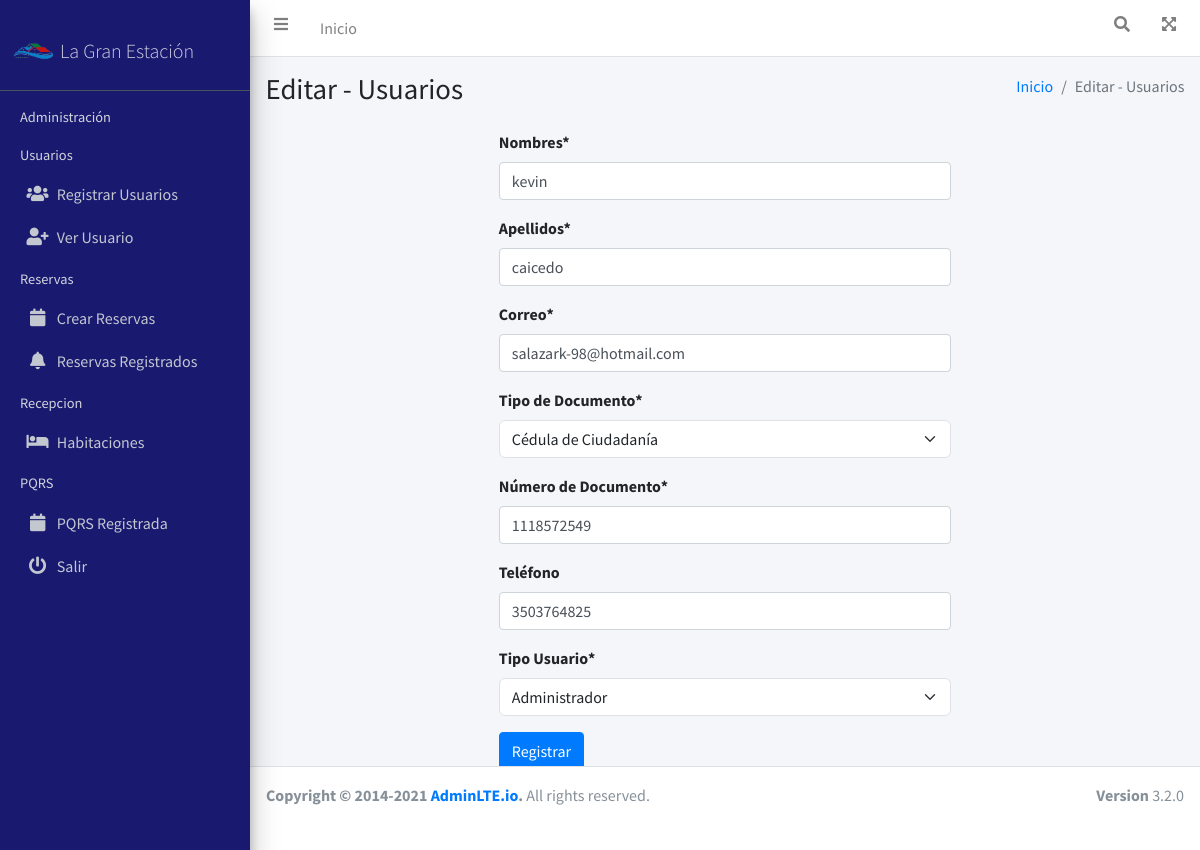
The page /user/user-editar/1 on the database its author committed.
### usuarios/models.py (models this page shows)
class Usuario(models.Model):
    nombres=models.CharField(max_length=45, verbose_name="Nombres")
    apellidos=models.CharField(max_length=45, verbose_name="Apellidos")
    email= models.EmailField(max_length=150, verbose_name='correo')
    class TipoDocumento(models.TextChoices):
        CC='C.C', _('Cédula de Ciudadanía')
        CE='C.E', _('Cédula de Extrangeriía')
        PP='P.P', _('Pasaporte')
        TI='T.I', _('Tarjeta de Identidad')
        OT='Otro', _('Otro Tipo de Documento')
    tipoDocumento=models.CharField(max_length=5, choices=TipoDocumento.choices, default=TipoDocumento.CC, verbose_name="Tipo de Documento")
    numeroDocumento=models.CharField(max_length=45, unique=True, verbose_name="Número de Documento")
    telefono=models.CharField(max_length=15, verbose_name="Teléfono", blank=True)
    class tipoUsuario(models.TextChoices):
        Administrador='Administrador', _('Administrador')
        Empleado='Empleado', _('Empleado')
    tipoUsuario=models.CharField(max_length=13, choices=tipoUsuario.choices, default=tipoUsuario.Empleado, verbose_name="Tipo Usuario")
    class Estado(models.TextChoices):
        ACTIVO=1, ('Activo')
        INACTIVO=0, ('Inactivo')
    estado=models.CharField(max_length=1, choices=Estado.choices, default=Estado.ACTIVO, verbose_name="Estado")
    user=models.ForeignKey(User, on_delete= models.CASCADE)

### usuarios/views.py (the view)
# urls.py: path('user-editar/<int:pk>',usuarios_editar,name="usuarios-editar"),
def usuarios_editar(request, pk):
    titulo="Editar - Usuarios"
    usuario=Usuario.objects.get(id=pk)
    if request.method == "POST":
        form= UsuarioForms(request.POST, instance=usuario)
        if form.is_valid():
            form.save()
            messages.info(
                request,f"Se modifico el Usuario ({request.POST['nombres']}) exitosamente!"
            )
            return redirect("usuarios")
        else:
            messages.error(
                request,f"Error al modificar el Usuario ({request.POST['nombres']})!"
            )
            print("Error al guardar")
    else:
        form=UsuarioForms(instance=usuario)
    context={
        'titulo':titulo,
        'form': form
    }
    return render(request,'usuarios/usuarios-crear.html',context)

### usuarios/forms.py
class UsuarioForms(forms.ModelForm):
    class Meta:
        model=Usuario
        exclude=['user','estado']
        fields='__all__'

### General/templates/usuarios/usuarios-crear.html (shortened to what this page needs)
{% extends 'partials/bodyAdmin.html' %}
{% load static %}
{% load crispy_forms_tags %}
{% block contenido %}
<div class="container  w-50 ">
    <form action="" method="POST">
        {{form|crispy}}
    <input  class="btn btn-primary" type="submit" value="Registrar">
    </form>
</div>
{% endblock contenido %}

### rows shown on the page
Usuario: nombres "kevin", apellidos "caicedo", email "salazark-98@hotmail.com", tipoDocumento "Cédula de Ciudadanía", numeroDocumento "1118572549", telefono "3503764825", tipoUsuario "Administrador"

### other values the page prints
{{ titulo }} "Editar - Usuarios"
